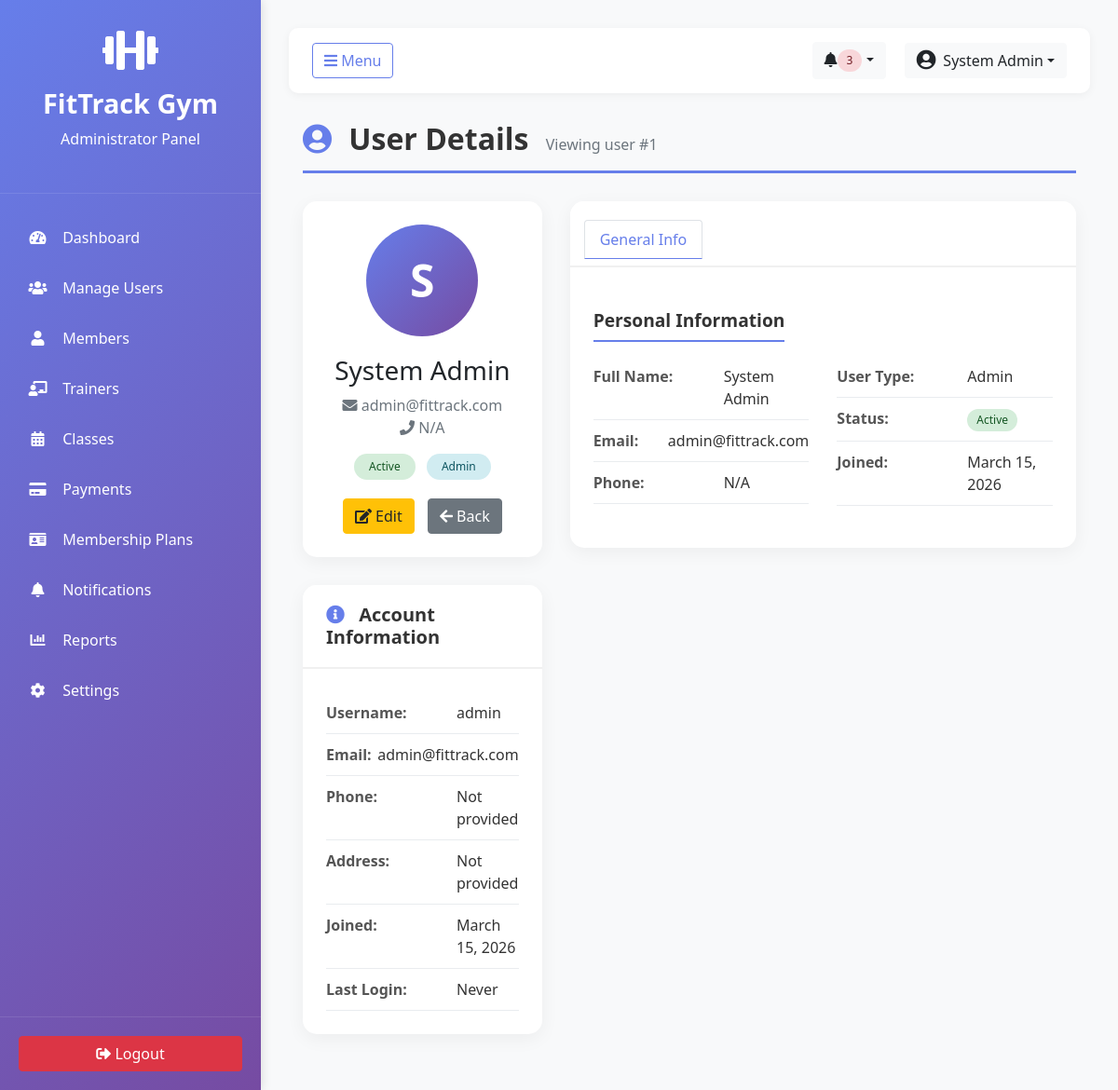
The page /admin/view_user.php?id=1 (signed in) on the database its author committed.
### tables this page shows
CREATE TABLE users (
    id INT PRIMARY KEY AUTO_INCREMENT,
    username VARCHAR(50) UNIQUE NOT NULL,
    email VARCHAR(100) UNIQUE NOT NULL,
    password VARCHAR(255) NOT NULL,
    full_name VARCHAR(100) NOT NULL,
    phone VARCHAR(20),
    address TEXT,
    user_type ENUM('admin', 'trainer', 'member') NOT NULL,
    profile_image VARCHAR(255),
    created_at TIMESTAMP DEFAULT CURRENT_TIMESTAMP,
    updated_at TIMESTAMP DEFAULT CURRENT_TIMESTAMP ON UPDATE CURRENT_TIMESTAMP,
    status ENUM('active', 'inactive') DEFAULT 'active'
);

### includes/session.php (called while the page is built, shortened)
<?php
class Session {
    public static function userName() {
        return $_SESSION['full_name'] ?? 'Guest';
    }
}
?>

### admin/view_user.php (the view, shortened to what this page needs)
<?php
require_once __DIR__ . '/../includes/session.php';
require_once __DIR__ . '/../includes/functions.php';
$user_id = isset($_GET['id']) ? (int)$_GET['id'] : 0;
try {
    $stmt = $pdo->prepare("SELECT * FROM users WHERE id = ?");
    $stmt->execute([$user_id]);
    $user = $stmt->fetch(PDO::FETCH_ASSOC);
} catch (Exception $e) {
    $error = "Database error: " . $e->getMessage();
    $user = null;
}
$user_name = Session::userName();
?>
<!DOCTYPE html>
<html lang="en">
<head>
    <link rel="stylesheet" href="https://stackpath.bootstrapcdn.com/bootstrap/4.5.2/css/bootstrap.min.css">
    <link rel="stylesheet" href="https://cdnjs.cloudflare.com/ajax/libs/font-awesome/5.15.4/css/all.min.css">
</head>
<body>
    <div class="wrapper">
        <nav id="sidebar">
            <div class="sidebar-header">
                <i class="fas fa-dumbbell fa-3x mb-3"></i>
                <h3><?php echo APP_NAME; ?></h3>
                <p>Administrator Panel</p>
            </div>
            <ul class="list-unstyled components">
                <li><a href="dashboard.php"><i class="fas fa-tachometer-alt"></i> Dashboard</a></li>
                <li><a href="manage_users.php"><i class="fas fa-users"></i> Manage Users</a></li>
                <li><a href="members/manage_members.php"><i class="fas fa-user"></i> Members</a></li>
                <li><a href="manage_trainers.php"><i class="fas fa-chalkboard-teacher"></i> Trainers</a></li>
                <li><a href="classes/manage_classes.php"><i class="fas fa-calendar-alt"></i> Classes</a></li>
                <li><a href="payments/manage_payments.php"><i class="fas fa-credit-card"></i> Payments</a></li>
                <li><a href="membership/membership_plans.php"><i class="fas fa-id-card"></i> Membership Plans</a></li>
                <li><a href="notifications/send_notification.php"><i class="fas fa-bell"></i> Notifications</a></li>
                <li><a href="reports.php"><i class="fas fa-chart-bar"></i> Reports</a></li>
                <li><a href="settings.php"><i class="fas fa-cog"></i> Settings</a></li>
            </ul>
            <div class="sidebar-footer">
                <a href="#" onclick="confirmLogout(event)" class="btn btn-danger btn-block"><i class="fas fa-sign-out-alt"></i> Logout</a>
            </div>
        </nav>
        <div id="content">
            <nav class="navbar navbar-expand-lg navbar-custom">
                <button type="button" id="sidebarCollapse" class="btn btn-outline-primary"><i class="fas fa-bars"></i> Menu</button>
                <div class="ml-auto">
                    <div class="dropdown d-inline-block">
                        <button class="btn btn-light dropdown-toggle" data-toggle="dropdown"><i class="fas fa-bell"></i><span class="badge badge-danger badge-pill">3</span></button>
                    </div>
                    <div class="dropdown ml-3 d-inline-block">
                        <button class="btn btn-light dropdown-toggle" data-toggle="dropdown"><i class="fas fa-user-circle fa-lg"></i><span class="ml-2"><?php echo htmlspecialchars($user_name); ?></span></button>
                    </div>
                </div>
            </nav>
            <div class="container-fluid">
                <div class="row">
                    <div class="col-md-12">
                        <div class="page-header">
                            <h1><i class="fas fa-user-circle"></i> User Details <small>Viewing user #<?php echo $user_id; ?></small></h1>
                        </div>
                    </div>
                </div>
                <?php if ($user): ?>
                <div class="row">
                    <div class="col-lg-4">
                        <div class="card">
                            <div class="card-body text-center">
                                <div class="avatar-lg">
                                    <?php echo strtoupper(substr($user['full_name'], 0, 1)); ?>
                                </div>
                                <h3 class="mt-3"><?php echo htmlspecialchars($user['full_name']); ?></h3>
                                <p class="text-muted">
                                    <i class="fas fa-envelope"></i> <?php echo htmlspecialchars($user['email']); ?><br>
                                    <i class="fas fa-phone"></i> <?php echo htmlspecialchars($user['phone'] ?? 'N/A'); ?>
                                </p>
                                <span class="badge badge-<?php echo ($user['status'] ?? '') == 'active' ? 'success' : 'danger'; ?> px-3 py-2">
                                    <?php echo ucfirst($user['status'] ?? 'Inactive'); ?>
                                </span>
                                <span class="badge badge-info px-3 py-2 ml-2">
                                    <?php echo ucfirst($user['user_type'] ?? 'User'); ?>
                                </span>
                                <div class="action-buttons">
                                    <a href="edit_user.php?id=<?php echo $user['id']; ?>" class="btn btn-warning"><i class="fas fa-edit"></i> Edit</a>
                                    <a href="manage_users.php" class="btn btn-secondary"><i class="fas fa-arrow-left"></i> Back</a>
                                </div>
                            </div>
                        </div>
                        <div class="card mt-4">
                            <div class="card-header">
                                <h5><i class="fas fa-info-circle"></i> Account Information</h5>
                            </div>
                            <div class="card-body">
                                <div class="info-row">
                                    <div class="info-label">Username:</div>
                                    <div class="info-value"><?php echo htmlspecialchars($user['username'] ?? ''); ?></div>
                                </div>
                                <div class="info-row">
                                    <div class="info-label">Email:</div>
                                    <div class="info-value"><?php echo htmlspecialchars($user['email'] ?? ''); ?></div>
                                </div>
                                <div class="info-row">
                                    <div class="info-label">Phone:</div>
                                    <div class="info-value"><?php echo htmlspecialchars($user['phone'] ?? 'Not provided'); ?></div>
                                </div>
                                <div class="info-row">
                                    <div class="info-label">Address:</div>
                                    <div class="info-value"><?php echo nl2br(htmlspecialchars($user['address'] ?? 'Not provided')); ?></div>
                                </div>
                                <div class="info-row">
                                    <div class="info-label">Joined:</div>
                                    <div class="info-value"><?php echo isset($user['created_at']) ? date('F d, Y', strtotime($user['created_at'])) : 'N/A'; ?></div>
                                </div>
                                <div class="info-row">
                                    <div class="info-label">Last Login:</div>
                                    <div class="info-value"><?php echo (isset($user['last_login']) && $user['last_login']) ? date('F d, Y H:i', strtotime($user['last_login'])) : 'Never'; ?></div>
                                </div>
                            </div>
                        </div>
                    </div>
                    <div class="col-lg-8">
                        <div class="card">
                            <div class="card-header">
                                <ul class="nav nav-tabs card-header-tabs" id="userTabs" role="tablist">
                                    <li class="nav-item">
                                        <a class="nav-link active" id="general-tab" data-toggle="tab" href="#general" role="tab">General Info</a>
                                    </li>
                                </ul>
                            </div>
                            <div class="card-body">
                                <div class="tab-content">
                                    <div class="tab-pane fade show active" id="general" role="tabpanel">
                                        <h5 class="section-title">Personal Information</h5>
                                        <div class="row">
                                            <div class="col-md-6">
                                                <div class="info-row">
                                                    <div class="info-label">Full Name:</div>
                                                    <div class="info-value"><?php echo htmlspecialchars($user['full_name'] ?? ''); ?></div>
                                                </div>
                                                <div class="info-row">
                                                    <div class="info-label">Email:</div>
                                                    <div class="info-value"><?php echo htmlspecialchars($user['email'] ?? ''); ?></div>
                                                </div>
                                                <div class="info-row">
                                                    <div class="info-label">Phone:</div>
                                                    <div class="info-value"><?php echo htmlspecialchars($user['phone'] ?? 'N/A'); ?></div>
                                                </div>
                                            </div>
                                            <div class="col-md-6">
                                                <div class="info-row">
                                                    <div class="info-label">User Type:</div>
                                                    <div class="info-value"><?php echo ucfirst($user['user_type'] ?? 'User'); ?></div>
                                                </div>
                                                <div class="info-row">
                                                    <div class="info-label">Status:</div>
                                                    <div class="info-value"><span class="badge badge-<?php echo ($user['status'] ?? '') == 'active' ? 'success' : 'danger'; ?>"><?php echo ucfirst($user['status'] ?? 'Inactive'); ?></span></div>
                                                </div>
                                                <div class="info-row">
                                                    <div class="info-label">Joined:</div>
                                                    <div class="info-value"><?php echo isset($user['created_at']) ? date('F d, Y', strtotime($user['created_at'])) : 'N/A'; ?></div>
                                                </div>
                                            </div>
                                        </div>
                                    </div>
                                </div>
                            </div>
                        </div>
                    </div>
                </div>
                <?php endif; ?>
            </div>
        </div>
    </div>
</body>
</html>

### admin/view_user.php (style rules this page uses)
* { margin:0;padding:0;box-sizing:border-box }
body { font-family:'Segoe UI',sans-serif;background:#f8f9fa;overflow-x:hidden }
.wrapper { display:flex;width:100%;align-items:stretch;min-height:100vh }
#sidebar { min-width:280px;max-width:280px;background:linear-gradient(135deg,#667eea 0%,#764ba2 100%);color:#fff;transition:.3s;box-shadow:2px 0 10px rgba(0,0,0,0.1);position:relative;z-index:1000 }
#sidebar .sidebar-header { padding:30px 20px;text-align:center;border-bottom:1px solid rgba(255,255,255,0.1) }
#sidebar .sidebar-header h3 { font-size:1.8rem;font-weight:600 }
#sidebar ul.components { padding:20px 0 }
#sidebar ul li a { padding:15px 25px;font-size:1rem;display:block;color:#fff;text-decoration:none;transition:.3s;border-left:3px solid transparent }
#sidebar ul li a i { margin-right:10px;width:25px;text-align:center }
#sidebar .sidebar-footer { padding:20px;position:absolute;bottom:0;width:100%;border-top:1px solid rgba(255,255,255,0.1) }
#content { width:100%;padding:30px;min-height:100vh;transition:.3s;background:#f8f9fa }
.navbar-custom { background:#fff;box-shadow:0 2px 10px rgba(0,0,0,0.05);border-radius:10px;margin-bottom:30px;padding:15px 25px }
.page-header { padding-bottom:15px;margin:0 0 30px;border-bottom:3px solid #667eea }
.page-header h1 { font-size:2rem;font-weight:600;color:#333;margin:0 }
.page-header h1 i { color:#667eea;margin-right:10px }
.page-header small { font-size:1rem;color:#6c757d;margin-left:10px }
.card { border:none;border-radius:15px;box-shadow:0 5px 20px rgba(0,0,0,0.05);margin-bottom:30px }
.card-header { background:#fff;border-bottom:2px solid #f0f0f0;padding:20px 25px;border-radius:15px 15px 0 0!important }
.card-header h5 { margin:0;font-weight:600;color:#333 }
.card-header h5 i { color:#667eea;margin-right:10px }
.card-body { padding:25px }
.badge { padding:6px 10px;border-radius:20px;font-weight:500;font-size:.75rem }
.badge-success { background:#d4edda;color:#155724 }
.badge-danger { background:#f8d7da;color:#721c24 }
.badge-info { background:#d1ecf1;color:#0c5460 }
.btn-outline-primary { border-color:#667eea;color:#667eea }
.avatar-lg { width:120px;height:120px;border-radius:50%;background:linear-gradient(135deg,#667eea 0%,#764ba2 100%);color:#fff;display:flex;align-items:center;justify-content:center;font-size:3rem;font-weight:bold;margin:0 auto 20px }
.info-row { display:flex;padding:10px 0;border-bottom:1px solid #e9ecef }
.info-label { width:140px;font-weight:600;color:#555 }
.info-value { flex:1;color:#333 }
.section-title { font-size:1.2rem;font-weight:600;color:#333;margin-bottom:15px;padding-bottom:10px;border-bottom:2px solid #667eea;display:inline-block }
.action-buttons { margin-top:20px }
.action-buttons .btn { margin:0 5px }
.nav-tabs .nav-link { color:#555;font-weight:500 }
.nav-tabs .nav-link.active { color:#667eea;border-bottom-color:#667eea }
.tab-pane { padding:20px 0 }

### rows shown on the page
users: full_name "S", full_name "System Admin", email "admin@fittrack.com", phone "N/A", status "Active", user_type "Admin", username "admin", phone "Not provided", address "Not provided", created_at "March 15, 2026"

### other values the page prints
APP_NAME "FitTrack Gym"
$user_name "System Admin"
$user_id "1"
